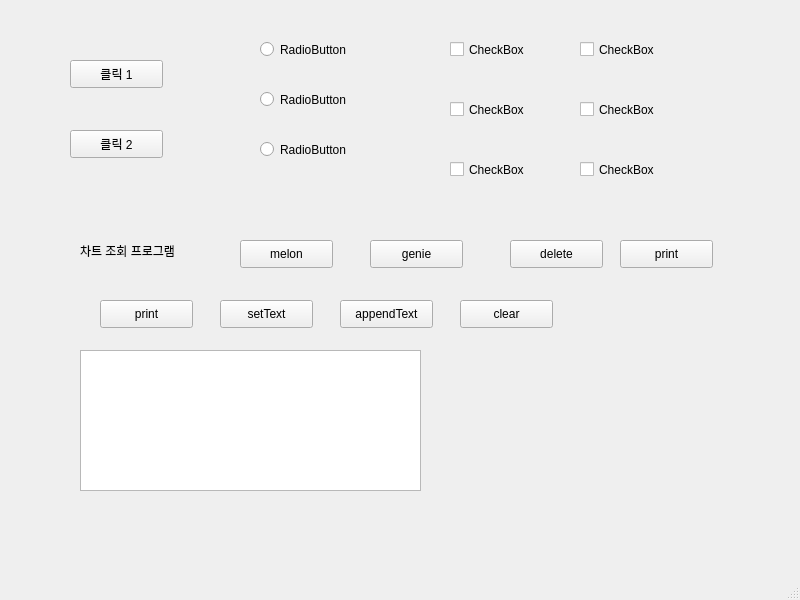
<?xml version="1.0" encoding="UTF-8"?>
<ui version="4.0">
 <class>MainWindow</class>
 <widget class="QMainWindow" name="MainWindow">
  <property name="geometry">
   <rect>
    <x>0</x>
    <y>0</y>
    <width>800</width>
    <height>600</height>
   </rect>
  </property>
  <property name="windowTitle">
   <string>MainWindow</string>
  </property>
  <widget class="QWidget" name="centralwidget">
   <widget class="QPushButton" name="pushButton_1">
    <property name="geometry">
     <rect>
      <x>70</x>
      <y>60</y>
      <width>93</width>
      <height>28</height>
     </rect>
    </property>
    <property name="text">
     <string>클릭 1</string>
    </property>
   </widget>
   <widget class="QPushButton" name="pushButton_2">
    <property name="geometry">
     <rect>
      <x>70</x>
      <y>130</y>
      <width>93</width>
      <height>28</height>
     </rect>
    </property>
    <property name="text">
     <string>클릭 2</string>
    </property>
   </widget>
   <widget class="QRadioButton" name="radioButton_1">
    <property name="geometry">
     <rect>
      <x>260</x>
      <y>40</y>
      <width>108</width>
      <height>19</height>
     </rect>
    </property>
    <property name="text">
     <string>RadioButton</string>
    </property>
   </widget>
   <widget class="QRadioButton" name="radioButton_2">
    <property name="geometry">
     <rect>
      <x>260</x>
      <y>90</y>
      <width>108</width>
      <height>19</height>
     </rect>
    </property>
    <property name="text">
     <string>RadioButton</string>
    </property>
   </widget>
   <widget class="QRadioButton" name="radioButton_3">
    <property name="geometry">
     <rect>
      <x>260</x>
      <y>140</y>
      <width>108</width>
      <height>19</height>
     </rect>
    </property>
    <property name="text">
     <string>RadioButton</string>
    </property>
   </widget>
   <widget class="QCheckBox" name="check1">
    <property name="geometry">
     <rect>
      <x>450</x>
      <y>40</y>
      <width>96</width>
      <height>19</height>
     </rect>
    </property>
    <property name="text">
     <string>CheckBox</string>
    </property>
   </widget>
   <widget class="QCheckBox" name="check2">
    <property name="geometry">
     <rect>
      <x>450</x>
      <y>100</y>
      <width>96</width>
      <height>19</height>
     </rect>
    </property>
    <property name="text">
     <string>CheckBox</string>
    </property>
   </widget>
   <widget class="QCheckBox" name="check3">
    <property name="geometry">
     <rect>
      <x>450</x>
      <y>160</y>
      <width>96</width>
      <height>19</height>
     </rect>
    </property>
    <property name="text">
     <string>CheckBox</string>
    </property>
   </widget>
   <widget class="QCheckBox" name="checkBox3">
    <property name="geometry">
     <rect>
      <x>580</x>
      <y>160</y>
      <width>96</width>
      <height>19</height>
     </rect>
    </property>
    <property name="text">
     <string>CheckBox</string>
    </property>
   </widget>
   <widget class="QCheckBox" name="checkBox2">
    <property name="geometry">
     <rect>
      <x>580</x>
      <y>100</y>
      <width>96</width>
      <height>19</height>
     </rect>
    </property>
    <property name="text">
     <string>CheckBox</string>
    </property>
   </widget>
   <widget class="QCheckBox" name="checkBox1">
    <property name="geometry">
     <rect>
      <x>580</x>
      <y>40</y>
      <width>96</width>
      <height>19</height>
     </rect>
    </property>
    <property name="text">
     <string>CheckBox</string>
    </property>
   </widget>
   <widget class="QLabel" name="label">
    <property name="geometry">
     <rect>
      <x>80</x>
      <y>230</y>
      <width>201</width>
      <height>41</height>
     </rect>
    </property>
    <property name="text">
     <string>차트 조회 프로그램</string>
    </property>
   </widget>
   <widget class="QPushButton" name="pushButton_3">
    <property name="geometry">
     <rect>
      <x>240</x>
      <y>240</y>
      <width>93</width>
      <height>28</height>
     </rect>
    </property>
    <property name="text">
     <string>melon</string>
    </property>
   </widget>
   <widget class="QPushButton" name="pushButton_4">
    <property name="geometry">
     <rect>
      <x>370</x>
      <y>240</y>
      <width>93</width>
      <height>28</height>
     </rect>
    </property>
    <property name="text">
     <string>genie</string>
    </property>
   </widget>
   <widget class="QPushButton" name="pushButton_5">
    <property name="geometry">
     <rect>
      <x>510</x>
      <y>240</y>
      <width>93</width>
      <height>28</height>
     </rect>
    </property>
    <property name="text">
     <string>delete</string>
    </property>
   </widget>
   <widget class="QPushButton" name="pushButton_6">
    <property name="geometry">
     <rect>
      <x>620</x>
      <y>240</y>
      <width>93</width>
      <height>28</height>
     </rect>
    </property>
    <property name="text">
     <string>print</string>
    </property>
   </widget>
   <widget class="QTextBrowser" name="textBrowser">
    <property name="geometry">
     <rect>
      <x>80</x>
      <y>350</y>
      <width>341</width>
      <height>141</height>
     </rect>
    </property>
   </widget>
   <widget class="QPushButton" name="clearBtn">
    <property name="geometry">
     <rect>
      <x>460</x>
      <y>300</y>
      <width>93</width>
      <height>28</height>
     </rect>
    </property>
    <property name="text">
     <string>clear</string>
    </property>
   </widget>
   <widget class="QPushButton" name="setTextBtn">
    <property name="geometry">
     <rect>
      <x>220</x>
      <y>300</y>
      <width>93</width>
      <height>28</height>
     </rect>
    </property>
    <property name="text">
     <string>setText</string>
    </property>
   </widget>
   <widget class="QPushButton" name="appendTextBtn">
    <property name="geometry">
     <rect>
      <x>340</x>
      <y>300</y>
      <width>93</width>
      <height>28</height>
     </rect>
    </property>
    <property name="text">
     <string>appendText</string>
    </property>
   </widget>
   <widget class="QPushButton" name="printBtn">
    <property name="geometry">
     <rect>
      <x>100</x>
      <y>300</y>
      <width>93</width>
      <height>28</height>
     </rect>
    </property>
    <property name="text">
     <string>print</string>
    </property>
   </widget>
  </widget>
  <widget class="QMenuBar" name="menubar">
   <property name="geometry">
    <rect>
     <x>0</x>
     <y>0</y>
     <width>800</width>
     <height>26</height>
    </rect>
   </property>
  </widget>
  <widget class="QStatusBar" name="statusbar"/>
 </widget>
 <resources/>
 <connections/>
</ui>
